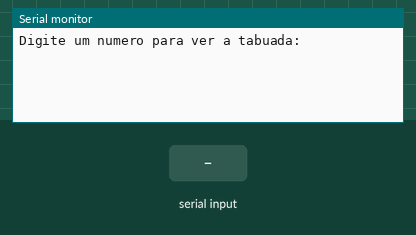
Recording of a sketch running on a simulated Arduino Uno, built with avr-gcc and run on an emulated ATmega328P. On the bench: the last lines printed to the serial monitor. The inputs (shaded band) are chosen by the test bench.

Above: at 1.2 s.
1.3 s: "90,45\n" received over Serial
At 2.5 s:
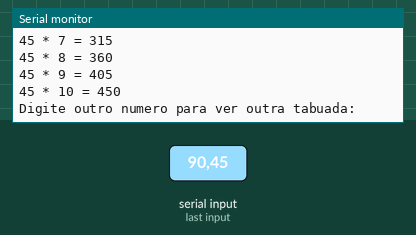
2.8 s: "30,150\n" received over Serial
At 2.84 s:
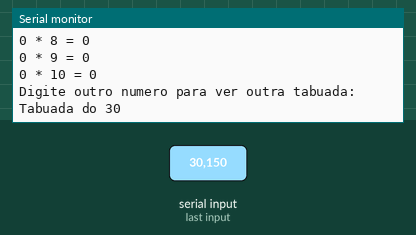
Timing chart, 0 to 5.8 s (numbered marks = the images above; inputs shaded):
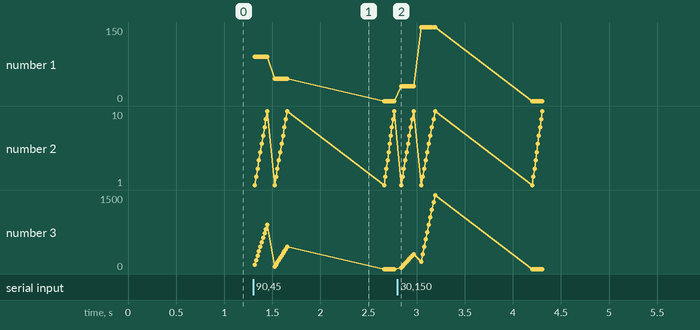

Measured:
- after the input at 1.3 s, the serial monitor: prints a new line at once (image 1)
- after the input at 2.8 s, the serial monitor: prints a new line at once (image 2)

The sketch:

tabuada1.ino
```cpp
int tabuadaEscolhida = 0;

void setup() {

  Serial.begin(9600);
  Serial.println("Digite um numero para ver a tabuada:");
}

void loop() {
  while(Serial.available()) {
    tabuadaEscolhida = Serial.parseInt();

    Serial.print("Tabuada do ");
    Serial.println(tabuadaEscolhida);

    for (int i = 1; i <= 10; i++) {
      Serial.print(tabuadaEscolhida);
      Serial.print(" * ");
      Serial.print(i);
      Serial.print(" = ");
      Serial.println(tabuadaEscolhida * i);
    }

    Serial.println("Digite outro numero para ver outra tabuada:");
  }
}
```
